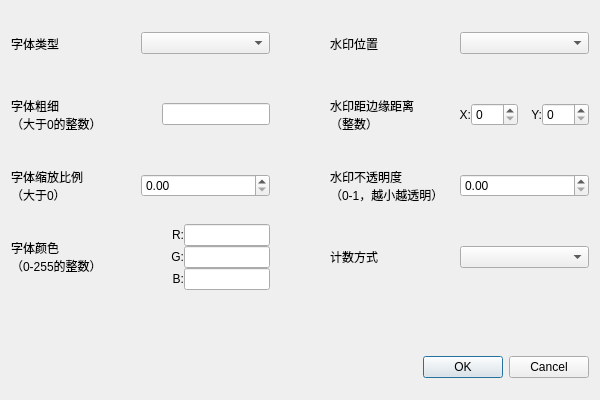
<?xml version="1.0" encoding="UTF-8"?>
<ui version="4.0">
 <class>Dialog</class>
 <widget class="QDialog" name="Dialog">
  <property name="geometry">
   <rect>
    <x>0</x>
    <y>0</y>
    <width>600</width>
    <height>400</height>
   </rect>
  </property>
  <property name="windowTitle">
   <string>Dialog</string>
  </property>
  <layout class="QGridLayout" name="gridLayout" rowstretch="3,3,3,3,2,2" columnstretch="1,1" columnminimumwidth="1,1">
   <property name="horizontalSpacing">
    <number>60</number>
   </property>
   <property name="verticalSpacing">
    <number>6</number>
   </property>
   <item row="0" column="0">
    <layout class="QHBoxLayout" name="horizontalLayout_2" stretch="1,1">
     <item>
      <widget class="QLabel" name="label_6">
       <property name="sizePolicy">
        <sizepolicy hsizetype="Preferred" vsizetype="Expanding">
         <horstretch>0</horstretch>
         <verstretch>0</verstretch>
        </sizepolicy>
       </property>
       <property name="text">
        <string>字体类型</string>
       </property>
      </widget>
     </item>
     <item>
      <widget class="QComboBox" name="font_face_comboBox">
       <property name="sizePolicy">
        <sizepolicy hsizetype="Preferred" vsizetype="Fixed">
         <horstretch>0</horstretch>
         <verstretch>0</verstretch>
        </sizepolicy>
       </property>
      </widget>
     </item>
    </layout>
   </item>
   <item row="4" column="0" colspan="2">
    <widget class="QLabel" name="info_label">
     <property name="sizePolicy">
      <sizepolicy hsizetype="Preferred" vsizetype="Expanding">
       <horstretch>0</horstretch>
       <verstretch>0</verstretch>
      </sizepolicy>
     </property>
     <property name="text">
      <string/>
     </property>
     <property name="wordWrap">
      <bool>true</bool>
     </property>
    </widget>
   </item>
   <item row="2" column="0">
    <layout class="QHBoxLayout" name="horizontalLayout_5" stretch="1,1">
     <item>
      <widget class="QLabel" name="label_3">
       <property name="sizePolicy">
        <sizepolicy hsizetype="Preferred" vsizetype="Expanding">
         <horstretch>0</horstretch>
         <verstretch>0</verstretch>
        </sizepolicy>
       </property>
       <property name="text">
        <string>字体缩放比例
（大于0）</string>
       </property>
       <property name="wordWrap">
        <bool>true</bool>
       </property>
      </widget>
     </item>
     <item>
      <widget class="QDoubleSpinBox" name="font_scale_doubleSpinBox">
       <property name="sizePolicy">
        <sizepolicy hsizetype="Minimum" vsizetype="Fixed">
         <horstretch>0</horstretch>
         <verstretch>0</verstretch>
        </sizepolicy>
       </property>
      </widget>
     </item>
    </layout>
   </item>
   <item row="1" column="1">
    <layout class="QHBoxLayout" name="horizontalLayout_4" stretch="5,1,2,1,2">
     <item>
      <widget class="QLabel" name="label_2">
       <property name="sizePolicy">
        <sizepolicy hsizetype="Preferred" vsizetype="Expanding">
         <horstretch>0</horstretch>
         <verstretch>0</verstretch>
        </sizepolicy>
       </property>
       <property name="text">
        <string>水印距边缘距离
（整数）</string>
       </property>
       <property name="wordWrap">
        <bool>true</bool>
       </property>
      </widget>
     </item>
     <item>
      <widget class="QLabel" name="label_9">
       <property name="text">
        <string>X:</string>
       </property>
       <property name="alignment">
        <set>Qt::AlignRight|Qt::AlignTrailing|Qt::AlignVCenter</set>
       </property>
      </widget>
     </item>
     <item>
      <widget class="QSpinBox" name="org_x_spinBox">
       <property name="sizePolicy">
        <sizepolicy hsizetype="Expanding" vsizetype="Fixed">
         <horstretch>0</horstretch>
         <verstretch>0</verstretch>
        </sizepolicy>
       </property>
      </widget>
     </item>
     <item>
      <widget class="QLabel" name="label_10">
       <property name="text">
        <string>Y:</string>
       </property>
       <property name="alignment">
        <set>Qt::AlignRight|Qt::AlignTrailing|Qt::AlignVCenter</set>
       </property>
      </widget>
     </item>
     <item>
      <widget class="QSpinBox" name="org_y_spinBox">
       <property name="sizePolicy">
        <sizepolicy hsizetype="Expanding" vsizetype="Fixed">
         <horstretch>0</horstretch>
         <verstretch>0</verstretch>
        </sizepolicy>
       </property>
      </widget>
     </item>
    </layout>
   </item>
   <item row="1" column="0">
    <layout class="QHBoxLayout" name="horizontalLayout_3" stretch="1,0">
     <item>
      <widget class="QLabel" name="label_5">
       <property name="sizePolicy">
        <sizepolicy hsizetype="Preferred" vsizetype="Expanding">
         <horstretch>0</horstretch>
         <verstretch>0</verstretch>
        </sizepolicy>
       </property>
       <property name="text">
        <string>字体粗细
（大于0的整数）</string>
       </property>
       <property name="wordWrap">
        <bool>true</bool>
       </property>
      </widget>
     </item>
     <item>
      <widget class="QLineEdit" name="thickness_lineEdit">
       <property name="inputMethodHints">
        <set>Qt::ImhNone</set>
       </property>
      </widget>
     </item>
    </layout>
   </item>
   <item row="2" column="1">
    <layout class="QHBoxLayout" name="horizontalLayout_6" stretch="1,1">
     <item>
      <widget class="QLabel" name="label_7">
       <property name="sizePolicy">
        <sizepolicy hsizetype="Preferred" vsizetype="Expanding">
         <horstretch>0</horstretch>
         <verstretch>0</verstretch>
        </sizepolicy>
       </property>
       <property name="text">
        <string>水印不透明度
（0-1，越小越透明）</string>
       </property>
       <property name="wordWrap">
        <bool>true</bool>
       </property>
      </widget>
     </item>
     <item>
      <widget class="QDoubleSpinBox" name="alpha_doubleSpinBox">
       <property name="sizePolicy">
        <sizepolicy hsizetype="Minimum" vsizetype="Fixed">
         <horstretch>0</horstretch>
         <verstretch>0</verstretch>
        </sizepolicy>
       </property>
      </widget>
     </item>
    </layout>
   </item>
   <item row="3" column="0">
    <layout class="QHBoxLayout" name="horizontalLayout_11" stretch="1,1">
     <item>
      <widget class="QLabel" name="label_4">
       <property name="sizePolicy">
        <sizepolicy hsizetype="Preferred" vsizetype="Expanding">
         <horstretch>0</horstretch>
         <verstretch>0</verstretch>
        </sizepolicy>
       </property>
       <property name="text">
        <string>字体颜色
（0-255的整数）</string>
       </property>
       <property name="wordWrap">
        <bool>true</bool>
       </property>
      </widget>
     </item>
     <item>
      <layout class="QVBoxLayout" name="verticalLayout" stretch="1,1,1">
       <item>
        <layout class="QHBoxLayout" name="horizontalLayout_8" stretch="1,2">
         <item>
          <widget class="QLabel" name="label_11">
           <property name="text">
            <string>R:</string>
           </property>
           <property name="alignment">
            <set>Qt::AlignRight|Qt::AlignTrailing|Qt::AlignVCenter</set>
           </property>
          </widget>
         </item>
         <item>
          <widget class="QLineEdit" name="red_lineEdit">
           <property name="inputMethodHints">
            <set>Qt::ImhNone</set>
           </property>
          </widget>
         </item>
        </layout>
       </item>
       <item>
        <layout class="QHBoxLayout" name="horizontalLayout_9" stretch="1,2">
         <item>
          <widget class="QLabel" name="label_12">
           <property name="sizePolicy">
            <sizepolicy hsizetype="Expanding" vsizetype="Expanding">
             <horstretch>0</horstretch>
             <verstretch>0</verstretch>
            </sizepolicy>
           </property>
           <property name="text">
            <string>G:</string>
           </property>
           <property name="alignment">
            <set>Qt::AlignRight|Qt::AlignTrailing|Qt::AlignVCenter</set>
           </property>
          </widget>
         </item>
         <item>
          <widget class="QLineEdit" name="green_lineEdit">
           <property name="inputMethodHints">
            <set>Qt::ImhNone</set>
           </property>
          </widget>
         </item>
        </layout>
       </item>
       <item>
        <layout class="QHBoxLayout" name="horizontalLayout_10" stretch="1,2">
         <item>
          <widget class="QLabel" name="label_13">
           <property name="sizePolicy">
            <sizepolicy hsizetype="Expanding" vsizetype="Expanding">
             <horstretch>0</horstretch>
             <verstretch>0</verstretch>
            </sizepolicy>
           </property>
           <property name="text">
            <string>B:</string>
           </property>
           <property name="alignment">
            <set>Qt::AlignRight|Qt::AlignTrailing|Qt::AlignVCenter</set>
           </property>
          </widget>
         </item>
         <item>
          <widget class="QLineEdit" name="blue_lineEdit">
           <property name="inputMethodHints">
            <set>Qt::ImhNone</set>
           </property>
          </widget>
         </item>
        </layout>
       </item>
      </layout>
     </item>
    </layout>
   </item>
   <item row="0" column="1">
    <layout class="QHBoxLayout" name="horizontalLayout" stretch="1,1">
     <item>
      <widget class="QLabel" name="label">
       <property name="sizePolicy">
        <sizepolicy hsizetype="Preferred" vsizetype="Expanding">
         <horstretch>0</horstretch>
         <verstretch>0</verstretch>
        </sizepolicy>
       </property>
       <property name="text">
        <string>水印位置</string>
       </property>
      </widget>
     </item>
     <item>
      <widget class="QComboBox" name="org_place_comboBox">
       <property name="sizePolicy">
        <sizepolicy hsizetype="Preferred" vsizetype="Fixed">
         <horstretch>0</horstretch>
         <verstretch>0</verstretch>
        </sizepolicy>
       </property>
      </widget>
     </item>
    </layout>
   </item>
   <item row="5" column="0" colspan="2">
    <widget class="QDialogButtonBox" name="buttonBox">
     <property name="sizePolicy">
      <sizepolicy hsizetype="Expanding" vsizetype="Expanding">
       <horstretch>0</horstretch>
       <verstretch>0</verstretch>
      </sizepolicy>
     </property>
     <property name="layoutDirection">
      <enum>Qt::LeftToRight</enum>
     </property>
     <property name="orientation">
      <enum>Qt::Horizontal</enum>
     </property>
     <property name="standardButtons">
      <set>QDialogButtonBox::Cancel|QDialogButtonBox::Ok</set>
     </property>
    </widget>
   </item>
   <item row="3" column="1">
    <layout class="QHBoxLayout" name="horizontalLayout_7" stretch="1,1">
     <item>
      <widget class="QLabel" name="label_8">
       <property name="sizePolicy">
        <sizepolicy hsizetype="Preferred" vsizetype="Expanding">
         <horstretch>0</horstretch>
         <verstretch>0</verstretch>
        </sizepolicy>
       </property>
       <property name="text">
        <string>计数方式</string>
       </property>
      </widget>
     </item>
     <item>
      <widget class="QComboBox" name="cnt_type_comboBox">
       <property name="sizePolicy">
        <sizepolicy hsizetype="Preferred" vsizetype="Fixed">
         <horstretch>0</horstretch>
         <verstretch>0</verstretch>
        </sizepolicy>
       </property>
      </widget>
     </item>
    </layout>
   </item>
  </layout>
 </widget>
 <resources/>
 <connections>
  <connection>
   <sender>buttonBox</sender>
   <signal>accepted()</signal>
   <receiver>Dialog</receiver>
   <slot>accept()</slot>
   <hints>
    <hint type="sourcelabel">
     <x>248</x>
     <y>254</y>
    </hint>
    <hint type="destinationlabel">
     <x>157</x>
     <y>274</y>
    </hint>
   </hints>
  </connection>
  <connection>
   <sender>buttonBox</sender>
   <signal>rejected()</signal>
   <receiver>Dialog</receiver>
   <slot>reject()</slot>
   <hints>
    <hint type="sourcelabel">
     <x>316</x>
     <y>260</y>
    </hint>
    <hint type="destinationlabel">
     <x>286</x>
     <y>274</y>
    </hint>
   </hints>
  </connection>
 </connections>
</ui>
